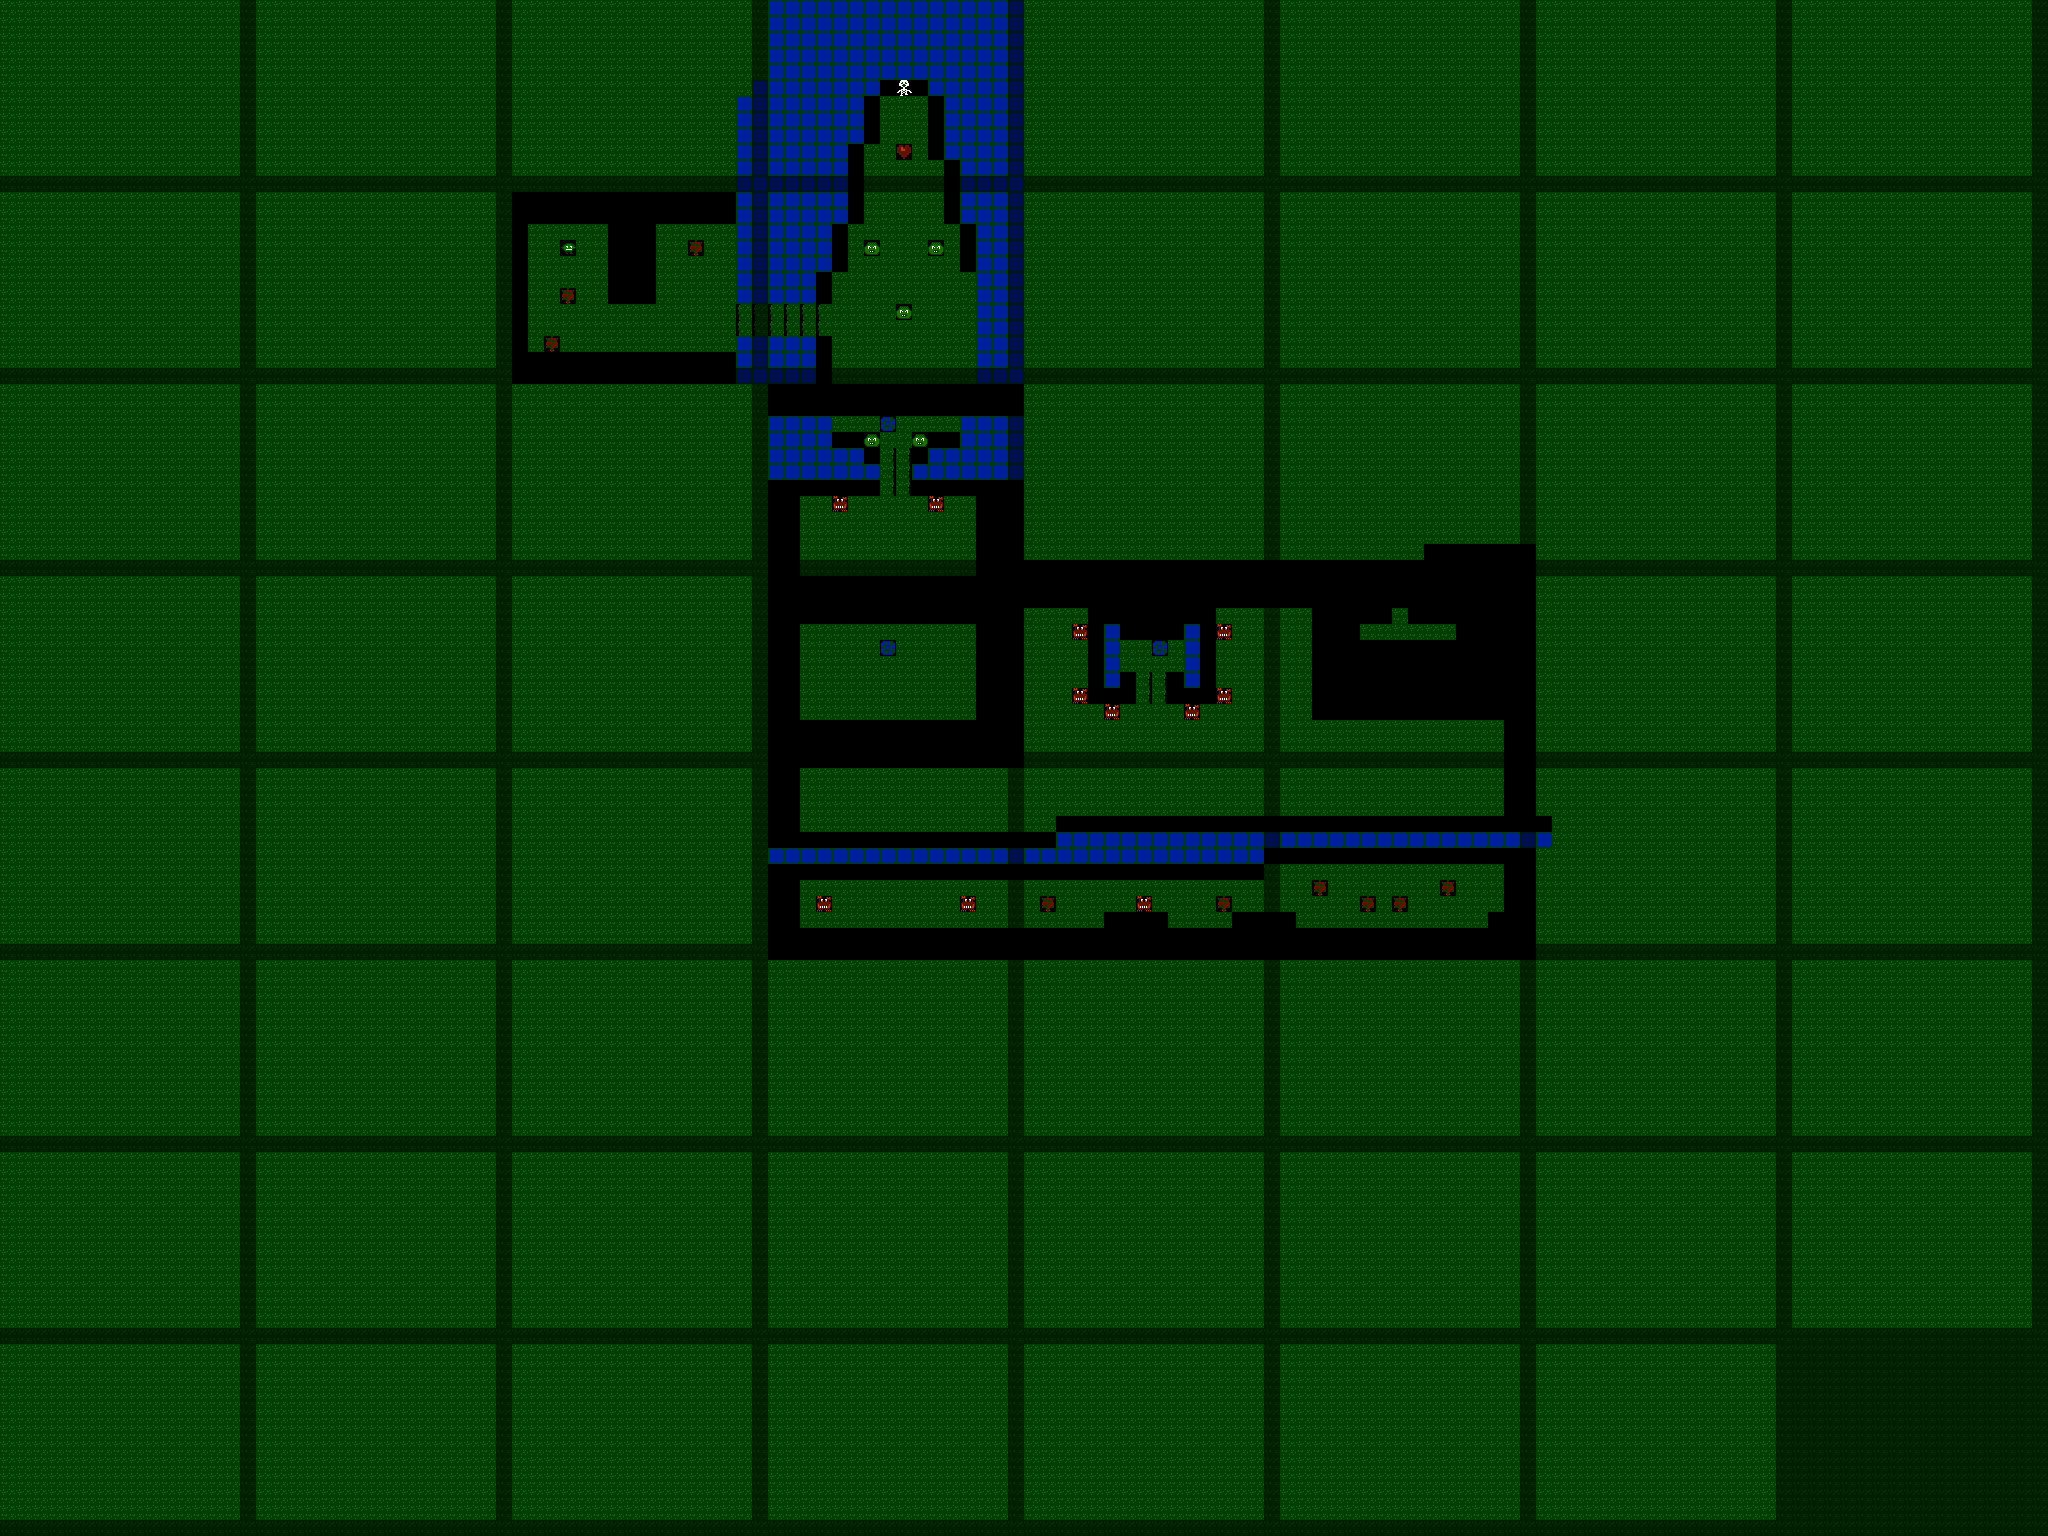

A 2D game scene composited from a Tiled map and its tileset images. What follows is a short description and the map's XML, with each tile layer's data collapsed to a summary:
An orthogonal 128x96 tile map with 16x16 px tiles, 3 tile layers (Tile Layer 1, GRID, Sprite Layer), 2 tilesets.

<map version="1.0" orientation="orthogonal" renderorder="right-down" width="128" height="96" tilewidth="16" tileheight="16" nextobjectid="1">
 <tileset firstgid="1" name="Main" tilewidth="16" tileheight="16" tilecount="256" columns="8">
  <image source="../graphics/main_tiled.png" width="128" height="512" />
 </tileset>
 <tileset firstgid="257" name="Sprites" tilewidth="16" tileheight="16" tilecount="64" columns="8">
  <image source="../graphics/sprites.bmp" width="128" height="128" />
 </tileset>
 <layer name="Tile Layer 1" width="128" height="96">
  <data>[12288 cells, 12288 non-empty, 21 distinct tile ids]</data>
 </layer>
 <layer name="GRID" width="128" height="96" opacity="0.51">
  <data>[12288 cells, 1893 non-empty, 1 distinct tile ids]</data>
 </layer>
 <layer name="Sprite Layer" width="128" height="96">
  <data>[12288 cells, 31 non-empty, 7 distinct tile ids]</data>
 </layer>
</map>